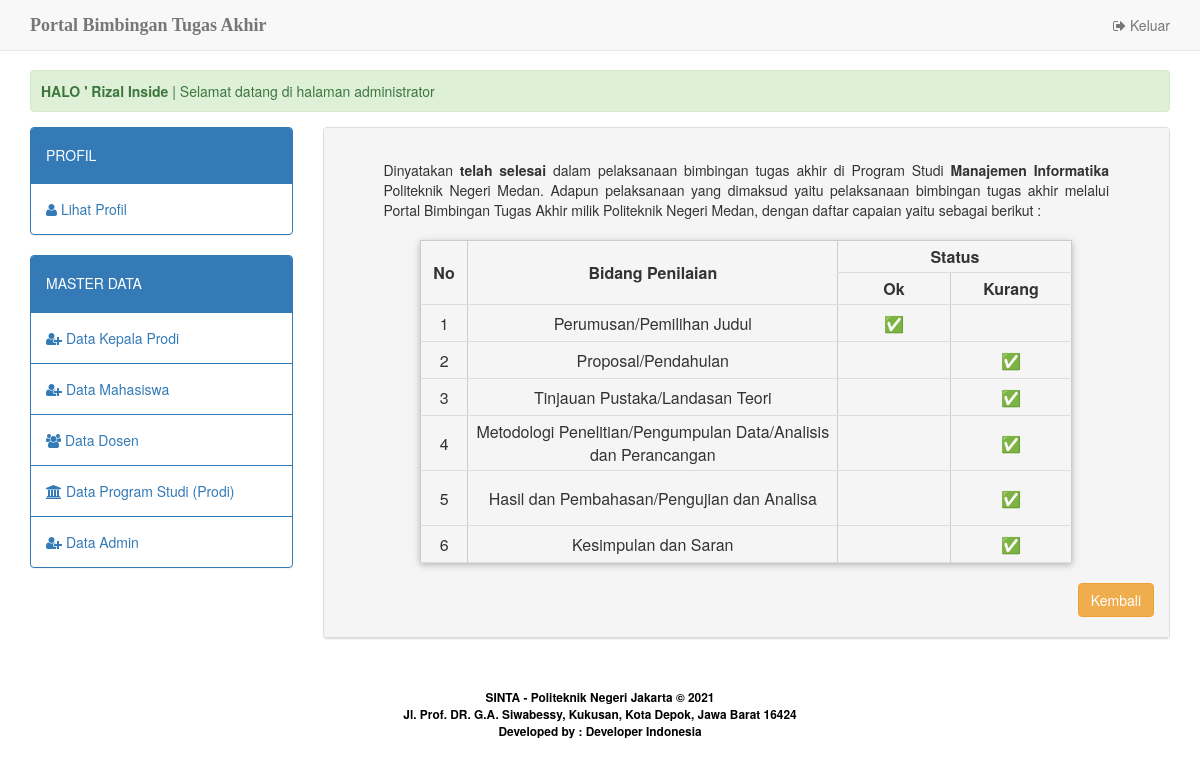
Screenshot of /home.php?apps=evaluasi&act=lihatevaluasi&id=15051 (signed in) with the database file from the repository.
### tables this page shows
CREATE TABLE `admin_prodi` (
  `id_admin` int(3) NOT NULL,
  `nm_admin` varchar(30) NOT NULL,
  `no_telp` char(12) NOT NULL,
  `id_prodi` int(2) NOT NULL,
  `username` char(10) NOT NULL,
  `password` char(10) NOT NULL,
  `status_user` varchar(5) NOT NULL DEFAULT 'admin'
);

CREATE TABLE `evaluasi` (
  `id_evaluasi` int(10) NOT NULL,
  `nim_mhs` int(10) NOT NULL,
  `status_bimbingan` enum('telah selesai','tidak selesai') NOT NULL,
  `evaluasi_judul` enum('ok','kurang') NOT NULL,
  `evaluasi_pendahuluan` enum('ok','kurang') NOT NULL,
  `evaluasi_pustaka` enum('ok','kurang') NOT NULL,
  `evaluasi_metodologi` enum('ok','kurang') NOT NULL,
  `evaluasi_pembahasan` enum('ok','kurang') NOT NULL,
  `evaluasi_kesimpulan` enum('ok','kurang') NOT NULL,
  `tgl_evaluasi` datetime NOT NULL DEFAULT CURRENT_TIMESTAMP
);

CREATE TABLE `prodi` (
  `id_prodi` int(2) NOT NULL,
  `nama_prodi` varchar(30) NOT NULL,
  `jenjang` varchar(5) NOT NULL
);

### home.php (the view, shortened to what this page needs)
<?php
	include_once 'dbconfig.php';
	$stmt = $db_con->prepare("SELECT * FROM dosen WHERE id_dosen=:uid");
	$stmt->execute(array(":uid"=>$_SESSION['user_session']));
	$row=$stmt->fetch(PDO::FETCH_ASSOC);
	$stmt2 = $db_con->prepare("SELECT * FROM mahasiswa WHERE nim=:uid");
	$stmt2->execute(array(":uid"=>$_SESSION['user_session']));
	$row2=$stmt2->fetch(PDO::FETCH_ASSOC);
	$stmt3 = $db_con->prepare("SELECT * FROM admin_prodi WHERE id_admin=:uid");
	$stmt3->execute(array(":uid"=>$_SESSION['user_session']));
	$row3=$stmt3->fetch(PDO::FETCH_ASSOC);
	$stmt4 = $db_con->prepare("SELECT * FROM kaprodi WHERE id_kaprodi=:uid");
	$stmt4->execute(array(":uid"=>$_SESSION['user_session']));
	$row4=$stmt4->fetch(PDO::FETCH_ASSOC);
?>
<!DOCTYPE html>
<html lang="en">
<head>
	<link href="assets/css/bootstrap.min.css" rel="stylesheet">
	<link href="assets/css/style.css" rel="stylesheet">
	<link href="assets/css/font-awesome.css" rel="stylesheet">
	<link href="assets/css/datatables.min.css" rel="stylesheet">
</head>
<body>
	<nav class="navbar navbar-default navbar-fixed-top">
		<div class="container">
			<div class="navbar-header">
				<a class="navbar-brand" href="./"><b>Portal Bimbingan Tugas Akhir</b><span class="style4"></span></a>
			</div>
			<div id="navbar" class="navbar-collapse collapse">
				<ul class="nav navbar-nav navbar-right">
					<li><a href="logout.php"><span class="fa fa-sign-out"></span> Keluar</a></li>
				</ul>
			</div>
		</div>
	</nav>
	<div class="body-container">
		<div class="container">
			<div class='alert alert-success'>
				<marquee>
					<strong>HALO ' <?php
					if ($_SESSION['user_level']=='dosen') {echo $row['nm_dosen'];}
					elseif ($_SESSION['user_level']=='mahasiswa') {echo $row2['nm_mhs'];}
					elseif ($_SESSION['user_level']=='admin') {echo $row3['nm_admin'];}
					elseif ($_SESSION['user_level']=='kaprodi') {echo $row4['nm_kaprodi'];}
				?></strong> | Selamat datang di halaman <?php
					if ($_SESSION['user_level']=='dosen') {echo "dosen pembimbing tugas akhir";}
					elseif ($_SESSION['user_level']=='mahasiswa') {echo "mahasiswa";}
					elseif ($_SESSION['user_level']=='admin') {echo "administrator";}
					elseif ($_SESSION['user_level']=='kaprodi') {echo "kepala prodi";}
				?>
				</marquee>
			</div>
			<div class="row">
				<div class="col-md-3">
					<?php include 'apps/menu.php'; ?>
				</div>
				<div class="col-md-9">
					<?php include 'apps/content.php'; ?>
				</div>
			</div>
		</div>
		<center>
			<p>&nbsp;</p>
			<p><small style="color: #fff"><span class="style3" style="font-weight: bold;">SINTA - Politeknik Negeri
						Jakarta &copy; <?php echo date('Y');?></span><br>
					<strong><span class="style3"><span class="style3">Jl. Prof. DR. G.A. Siwabessy, Kukusan, Kota Depok,
								Jawa Barat 16424<br>
								Developed by : Developer Indonesia
							</span></strong></small> </p>
		</center>
	</div>
</body>
</html>

### apps/app_evaluasi/lihatevaluasi.php (shortened to what this page needs)
<div class="panel panel-default">
  <div class="panel-heading">
    <?php
      $id = $_GET['id'];
    ?>
  <?php
      $stmt2 = $db_con->prepare("SELECT * FROM evaluasi, prodi, mahasiswa where evaluasi.nim_mhs='$id' && mahasiswa.nim='$id' && mahasiswa.id_prodi=prodi.id_prodi");
      $stmt2->execute();
      while($row_2=$stmt2->fetch(PDO::FETCH_ASSOC)) {
  ?>
  <p align="justify" class="penjelasan">Dinyatakan <strong><?php echo $row_2['status_bimbingan']; ?></strong> dalam pelaksanaan bimbingan tugas akhir di Program Studi <strong><?php echo $row_2['nama_prodi']; ?></strong> Politeknik Negeri Medan. Adapun pelaksanaan yang dimaksud yaitu pelaksanaan bimbingan tugas akhir melalui Portal Bimbingan Tugas Akhir milik Politeknik Negeri Medan, dengan daftar capaian yaitu sebagai berikut :</p>
    <div class="batas"></div>
  <table class="w3-table-all w3-card-2 w3-centered" width="94%" height="321" border="1" align="center">
      <tr>
        <td width="57" rowspan="2"><div align="center"><strong>No</strong></div></td>
        <td width="449" rowspan="2"><div align="center"><strong>Bidang Penilaian</strong></div></td>
        <td height="32" colspan="2"><div align="center"><strong>Status</strong></div></td>
      </tr>
      <tr>
        <td width="148" height="32"><div align="center"><strong>Ok</strong></div></td>
        <td width="148"><div align="center"><strong>Kurang</strong></div></td>
      </tr>
      <tr>
        <td height="37"><div align="center">1</div></td>
        <td><div align="center">Perumusan/Pemilihan Judul </div></td>
        <?php if($row_2['evaluasi_judul']=="ok") { ?>
        <td>&#x2705;</td>
        <td>&nbsp;</td>
        <?php } elseif($row_2['evaluasi_judul']=="kurang") { ?>
        <td>&nbsp;</td>
        <td>&#x2705;</td>
        <?php } else { ?>
        <td>&nbsp;</td>
        <td>&nbsp;</td>
        <?php } ?>
      </tr>
    <tr>
        <td height="37"><div align="center">2</div></td>
        <td><div align="center">Proposal/Pendahulan </div></td>
        <?php if($row_2['evaluasi_pendahuluan']=="ok") { ?>
        <td>&#x2705;</td>
        <td>&nbsp;</td>
        <?php } elseif($row_2['evaluasi_pendahuluan']=="kurang") { ?>
        <td>&nbsp;</td>
        <td>&#x2705;</td>
        <?php } else { ?>
        <td>&nbsp;</td>
        <td>&nbsp;</td>
        <?php } ?>
      </tr>
    <tr>
        <td height="37"><div align="center">3</div></td>
        <td><div align="center">Tinjauan Pustaka/Landasan Teori </div></td>
        <?php if($row_2['evaluasi_pustaka']=="ok") { ?>
        <td>&#x2705;</td>
        <td>&nbsp;</td>
        <?php } elseif($row_2['evaluasi_pustaka']=="kurang") { ?>
        <td>&nbsp;</td>
        <td>&#x2705;</td>
        <?php } else { ?>
        <td>&nbsp;</td>
        <td>&nbsp;</td>
        <?php } ?>
      </tr>
    <tr>
        <td height="55"><div align="center">4</div></td>
        <td><div align="center">Metodologi Penelitian/Pengumpulan Data/Analisis dan Perancangan </div></td>
        <?php if($row_2['evaluasi_metodologi']=="ok") { ?>
        <td>&#x2705;</td>
        <td>&nbsp;</td>
        <?php } elseif($row_2['evaluasi_metodologi']=="kurang") { ?>
        <td>&nbsp;</td>
        <td>&#x2705;</td>
        <?php } else { ?>
        <td>&nbsp;</td>
        <td>&nbsp;</td>
        <?php } ?>
      </tr>
    <tr>
        <td height="55"><div align="center">5</div></td>
        <td><div align="center">Hasil dan Pembahasan/Pengujian dan Analisa </div></td>
        <?php if($row_2['evaluasi_pembahasan']=="ok") { ?>
        <td>&#x2705;</td>
        <td>&nbsp;</td>
        <?php } elseif($row_2['evaluasi_pembahasan']=="kurang") { ?>
        <td>&nbsp;</td>
        <td>&#x2705;</td>
        <?php } else { ?>
        <td>&nbsp;</td>
        <td>&nbsp;</td>
        <?php } ?>
      </tr>
    <tr>
        <td height="37"><div align="center">6</div></td>
        <td><div align="center">Kesimpulan dan Saran </div></td>
        <?php if($row_2['evaluasi_kesimpulan']=="ok") { ?>
        <td>&#x2705;</td>
        <td>&nbsp;</td>
        <?php } elseif($row_2['evaluasi_kesimpulan']=="kurang") { ?>
        <td>&nbsp;</td>
        <td>&#x2705;</td>
        <?php } else { ?>
        <td>&nbsp;</td>
        <td>&nbsp;</td>
        <?php } ?>
      </tr>
      <?php } ?>
    </table>
    <div class="batas"></div>
  <span>
  <p><div align="right"><a href="?apps=mahasiswa" class="btn btn-warning">Kembali</a></div></p></span>
  </div>
</div>

### assets/css/style.css (style rules this page uses)
body { background:#f1f9f9; }
.body-container { margin-top:70px; }
.navbar-brand { font-family:"Lucida Handwriting"; }

### home.php (style rules this page uses)
.style3 { color: #000000 }

### apps/app_evaluasi/lihatevaluasi.php (style rules this page uses)
.penjelasan { margin-left: 45px; margin-top: 22px; margin-right: 45px; }
.batas { padding: 5px; }
.w3-centered tr th,.w3-centered tr td { text-align:center }
.w3-card-2 { box-shadow:0 2px 5px 0 rgba(0,0,0,0.16),0 2px 10px 0 rgba(0,0,0,0.12) }
.w3-table-all { border-collapse:collapse;border-spacing:0;width:80%;display:table }
.w3-table-all { border:1px solid #ccc }
.w3-bordered tr,.w3-table-all tr { border-bottom:1px solid #ddd }

### rows the page displays
admin_prodi: nm_admin "Rizal Inside"
evaluasi: status_bimbingan "telah selesai", prodi.nama_prodi "Manajemen Informatika", evaluasi_judul "ok" (drawn), evaluasi_pendahuluan "kurang" (drawn), evaluasi_pustaka "kurang" (drawn), evaluasi_metodologi "kurang" (drawn), evaluasi_pembahasan "kurang" (drawn), evaluasi_kesimpulan "kurang" (drawn)
